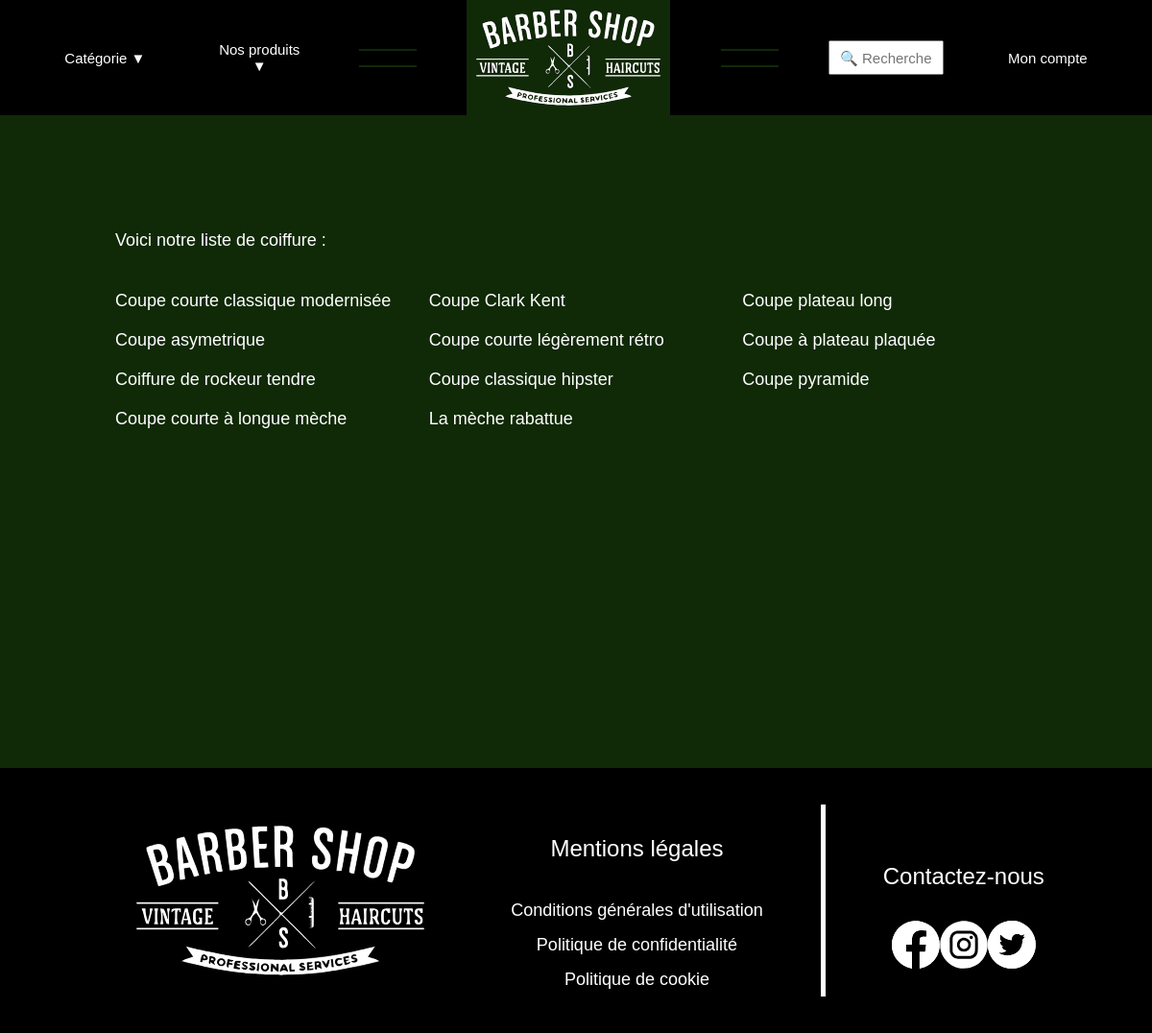
The page /recherche.php?categorie=coiffure on the database its author committed.
### tables this page shows
CREATE TABLE `articles` (
  `Id_article` int(10) UNSIGNED NOT NULL,
  `Nom` varchar(40) NOT NULL,
  `Description` text NOT NULL,
  `Photo` varchar(40) NOT NULL,
  `Id_categorie` int(11) NOT NULL,
  `Id` int(11) NOT NULL DEFAULT '0'
);

### recherche.php (the view, shortened to what this page needs)
<!DOCTYPE html>
<html lang="fr">
<head>
    <link rel="stylesheet" href="css/recherche.css" />
    <link rel="stylesheet" href="css/font.css"/>
</head>
<body>
    <?php include_once ('header.php');?>
    <main>
        <?php
        if (isset($_GET['recherche']))
        {
            echo '<p>Voici le résultat de votre recherche :</p><br><br>';
            try{
                $con=new PDO("mysql:host=localhost;dbname=barber;charset=utf8", "root", "root");
                $con->setAttribute(PDO::ATTR_ERRMODE, PDO::ERRMODE_EXCEPTION);
                echo '<div style=\'display:grid;grid-template-columns:repeat(3,1fr);gap :20px;\'>';
                $sql = $con->prepare('  SELECT Nom from articles
                                        WHERE Nom LIKE \'%'.$_GET['recherche'].'%\' OR Description LIKE \'%'.$_GET['recherche'].'%\' OR Photo LIKE \'%'.$_GET['recherche'].'%\'');
                $sql->execute();
                $articles = $sql->fetchAll(PDO::FETCH_ASSOC);
                foreach($articles as $article){
                    echo '<a onclick=\'recupererArticle(this);\' href=\'#!\'>'.$article['Nom'].'</a>';
                }
                echo '</div>';
            }
            catch(PDOException $e){
                echo "Erreur : ".$e->getMessage();
            }
        }else if(isset($_GET['categorie'])){
            echo '<p>Voici notre liste de '.$_GET['categorie'].' :</p><br><br>';
            try{
                $con=new PDO("mysql:host=localhost;dbname=barber;charset=utf8", "root", "root");
                $con->setAttribute(PDO::ATTR_ERRMODE, PDO::ERRMODE_EXCEPTION);
                echo '<div style=\'display:grid;grid-template-columns:repeat(3,1fr);gap :20px;\'>';
                $sql = $con->prepare('  SELECT a.Nom from articles as a, categories as c
                                        WHERE a.Id_categorie = c.Id_categorie AND c.Nom = \''.$_GET['categorie'].'\'');
                $sql->execute();
                $articles = $sql->fetchAll(PDO::FETCH_ASSOC);
                foreach($articles as $article){
                    echo '<a onclick=\'recupererArticle(this);\' href=\'#!\'>'.$article['Nom'].'</a>';
                }
                echo '</div>';
            }
            catch(PDOException $e){
                echo "Erreur : ".$e->getMessage();
            }
        }
        ?>
    </main>
    <?php include_once ('footer.php');?>
</body>
</html>

### css/recherche.css (style rules this page uses)
main { background-color: #102907; padding : 10%; font-size: 0.3rem; color : white; min-height: 85vh; }
main a { color:white; text-decoration: none; }

### rows shown on the page
articles: Nom "Coupe courte classique modernisée"
articles: Nom "Coupe Clark Kent"
articles: Nom "Coupe plateau long"
articles: Nom "Coupe asymetrique"
articles: Nom "Coupe courte légèrement rétro"
articles: Nom "Coupe à plateau plaquée"
articles: Nom "Coiffure de rockeur tendre"
articles: Nom "Coupe classique hipster"
articles: Nom "Coupe pyramide"
articles: Nom "Coupe courte à longue mèche"
articles: Nom "La mèche rabattue"

### other values the page prints
$_GET['categorie'] "coiffure"
